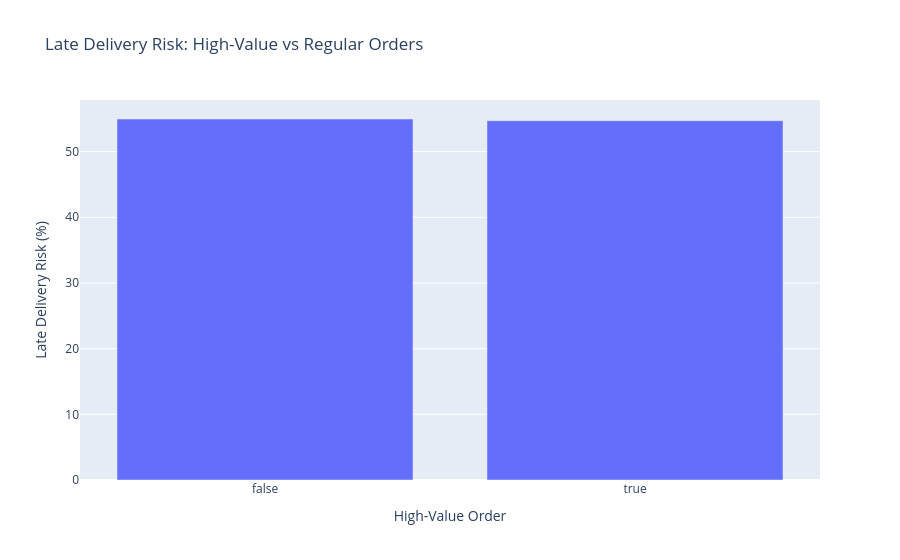

Notebook cell for this chart:
### Code cell
fig = px.bar(
    late_rates,
    x="high_value_order",
    y="late_delivery_percentage",
    title="Late Delivery Risk: High-Value vs Regular Orders",
    labels={
        "high_value_order": "High-Value Order",
        "late_delivery_percentage": "Late Delivery Risk (%)"
    }
)

fig.show()

### Figure 1 — Plotly figure (JSON) as saved in the notebook; plotly's stock layout.template omitted (floating-point values rounded to 4 significant figures)
{"data": [{"hovertemplate": "High-Value Order=%{x}<br>Late Delivery Risk (%)=%{y}<extra></extra>", "legendgroup": "", "marker": {"color": "#636efa", "pattern": {"shape": ""}}, "name": "", "orientation": "v", "showlegend": false, "textposition": "auto", "type": "bar", "x": [false, true], "xaxis": "x", "y": [54.96, 54.7], "yaxis": "y"}], "layout": {"barmode": "relative", "legend": {"tracegroupgap": 0}, "title": {"text": "Late Delivery Risk: High-Value vs Regular Orders"}, "xaxis": {"anchor": "y", "domain": [0, 1], "title": {"text": "High-Value Order"}}, "yaxis": {"anchor": "x", "domain": [0, 1], "title": {"text": "Late Delivery Risk (%)"}}}}
